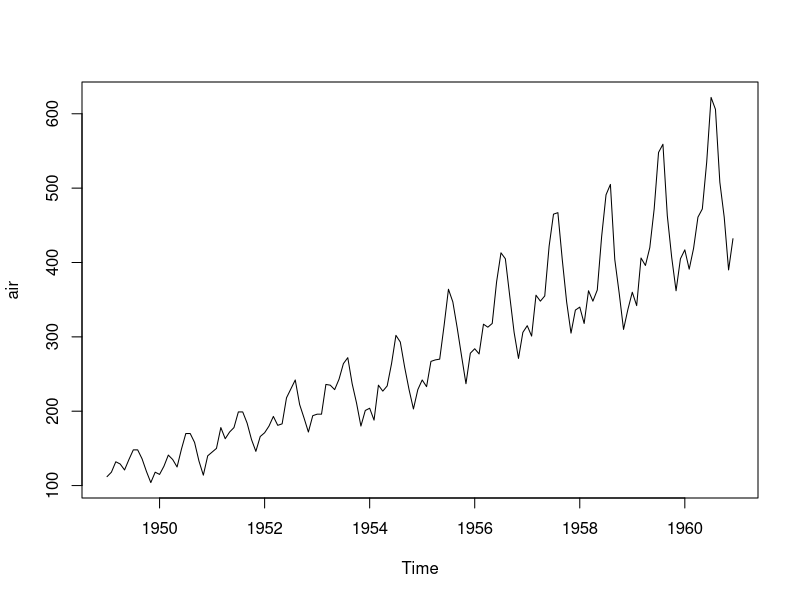
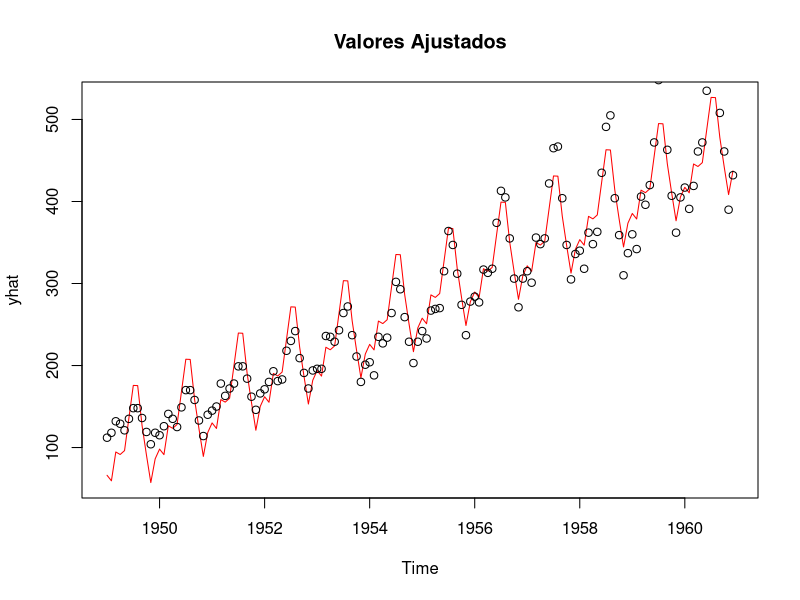
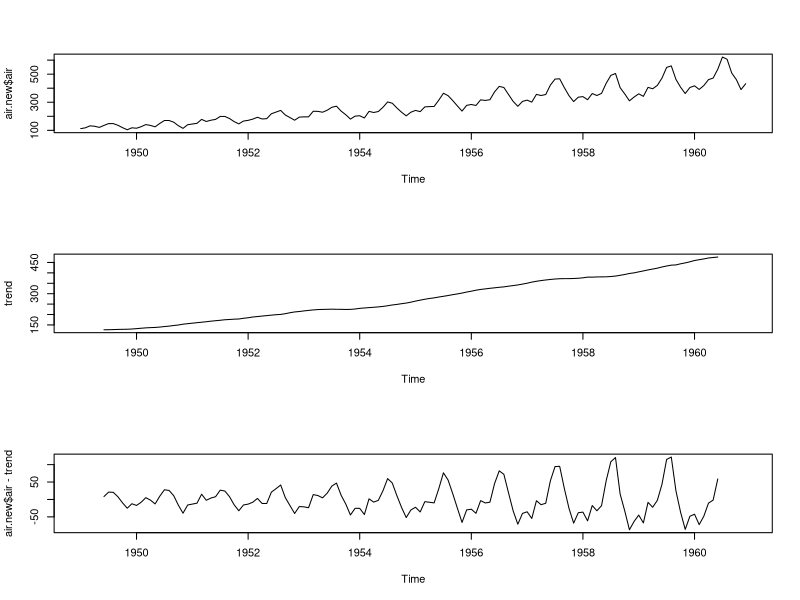
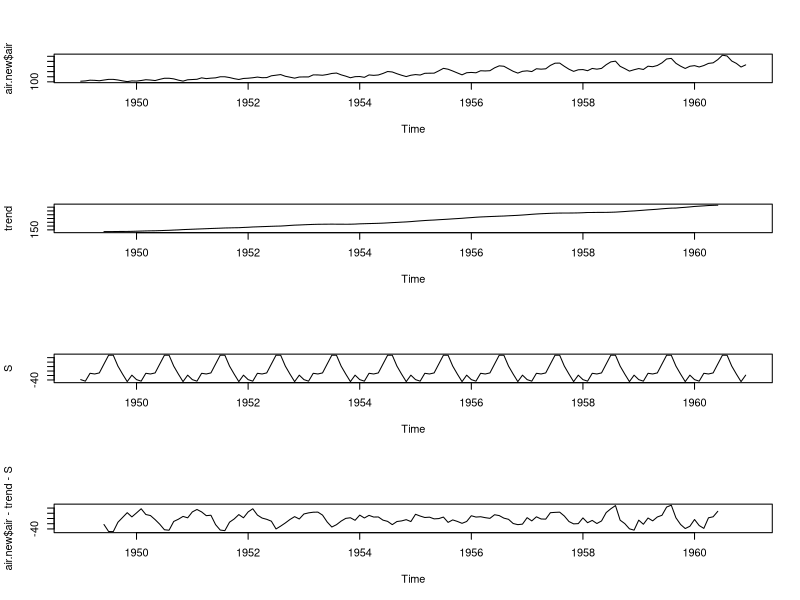
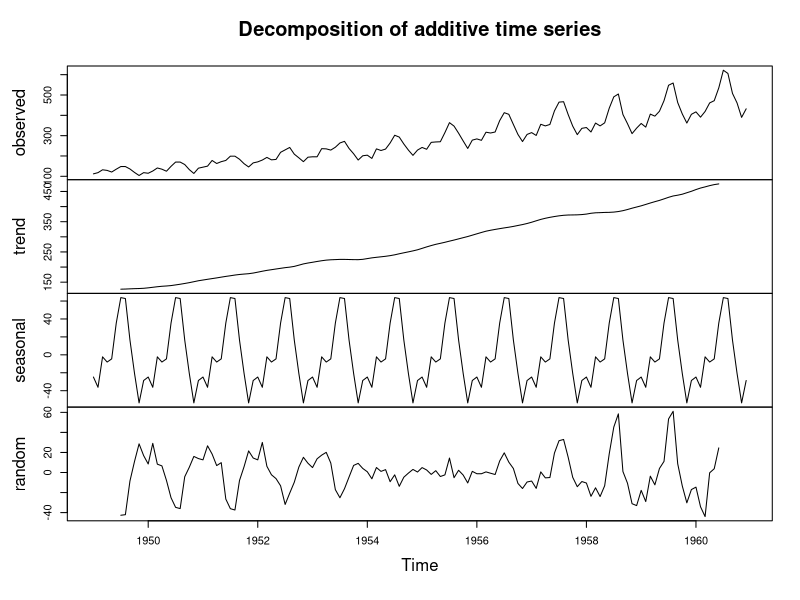
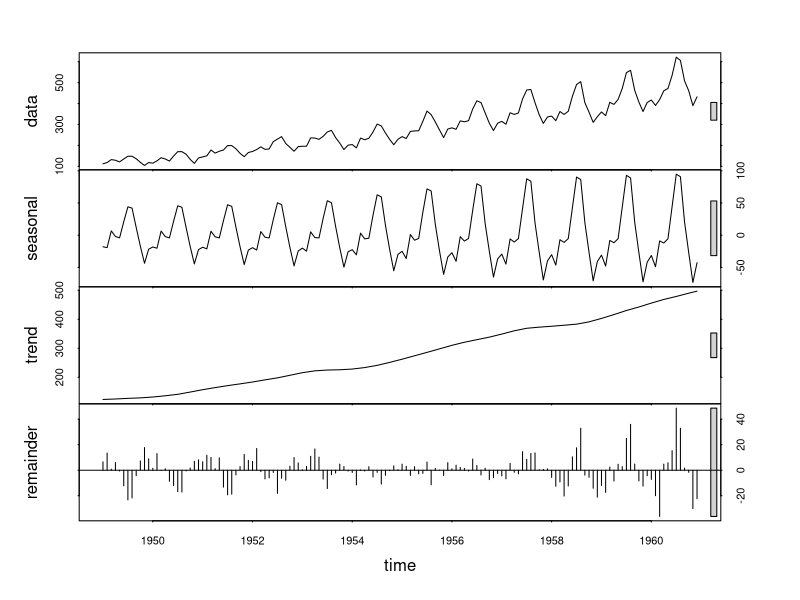

These charts were generated, in order, by the following R code:
# sazonalidade
air <- AirPassengers;
plot(air)

# Z(t) = T(t) + S(t) + a_t

# dummies sazonais
# em series temporais sazonais pode usar a funcao cycle
Q <- factor(cycle(air))
t <- c(1:length(air))
air.new <- data.frame(air=air,t,Q)

mod <- lm( air~t+Q, data = air.new)
summary(mod)
yhat <- ts(mod$fitted.values, frequency = 12, start = c(1949, 1))
plot(yhat, col = 'red',  main = 'Valores Ajustados')
points(air.new$air)

# Médias moveis
# tendencia
trend <- filter(air.new$air, sides = 2, filter = rep(1/12, 12))

par(mfrow = c(3,1))
plot(air.new$air)
plot(trend)
plot(air.new$air-trend)

mod.S <- lm(air ~ Q-1, data=air.new)
summary(mod.S)
S <- ts(mod.S$fitted.values - mean(mod.S$coefficients), frequency = 12, start = c(1949,1))

par(mfrow = c(4,1))
plot(air.new$air)
plot(trend)
plot(S)
plot(air.new$air - trend - S)

# mais facilmente, podemos usar funçao decompose (usa Medias Moveis)
plot(decompose(air.new$air))

# podemos usar o LOESS para isso também
plot(stl(air.new$air, s.window = 12))

# testes para sazonalidade
# Kruskal-Wallis 
kruskal.test(air~Q, data = air.new )

# removemos tendencia
dec  <- decompose(air.new$air)
Z <- air.new$air-dec$trend
air.new$detrend <- Z
kruskal.test(detrend~Q, data = air.new )

# Friedman (vou ficar devendo)

# anova nos dados detrend
mod <- lm(Z~Q-1, na.action = na.omit)
summary(mod)

